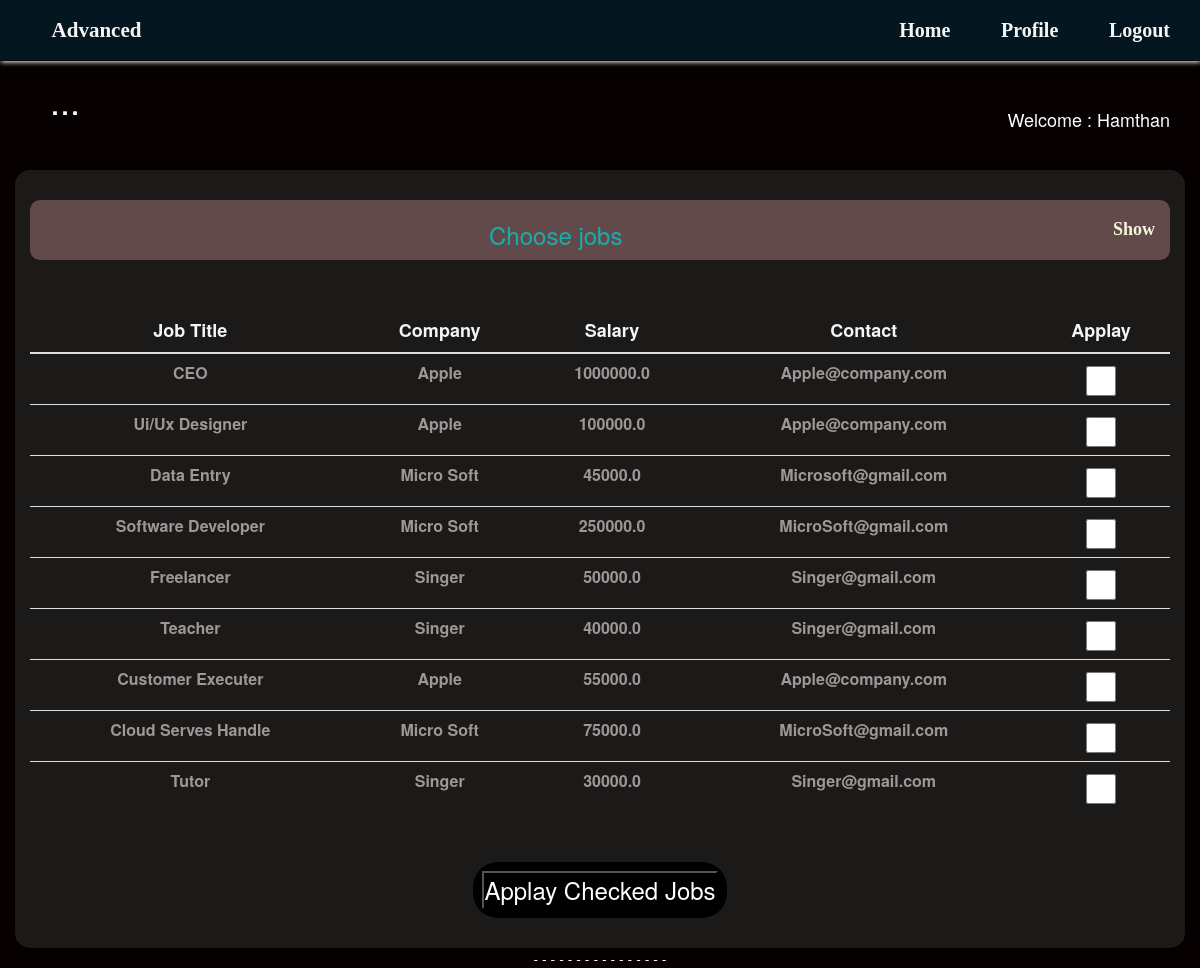
/ (signed in), run on the app's committed database.
### App/models.py (models this page shows)
class job(models.Model):
    position = models.CharField(max_length=50)
    company = models.CharField(max_length=50,null=True)
    salary = models.FloatField()
    mail = models.EmailField(default='@gmail.com')
    creater = models.ForeignKey(User,on_delete=models.CASCADE)
    def __str__(self):
        return self.position

### Admin_Panel/views.py (the view, shortened to what this page needs)
# urls.py: 2. Add a URL to urlpatterns:  path('', views.home, name='home')
def home(request):
    data = job.objects.all()
    return render(request, "home.html", {'j': data})

### templates/home.html (shortened to what this page needs)
{% extends "index.html" %} {% block content %} {% if user.is_authenticated %}
<form  method="post" autocomplete="off">
  <h1 style="font-size: large;color: rgb(253, 254, 254);float: right;margin: 30px;">
    Welcome : {{user.username}}
  </h1>
  <h1>...</h1>
    <div class="container" id="e">
        <div style="float: right;margin-top: 35px;"><a id="setting" style="color: beige;font-size: x-larger;" href="{% url 'Access' %}" target="_blank" class="navbar-brand"><i class="fa fa-yin-yang"> Show </i></a>
        </div>
      <center>
        <div class="title"><h3>Choose jobs</h3></div>
      </center>
      <table class="table table-responsive" style="margin-top: 50px;">
        <thead>
          <tr>
            <th scope="col" style="color: whitesmoke;font-size: large;"><center>Job Title</center></th>
            <th scope="col" style="color: whitesmoke;font-size: large;"><center>Company</center></th>
            <th scope="col" style="color: whitesmoke;font-size: large;"><center>Salary</center></th>
            <th scope="col" style="color: whitesmoke;font-size: large;"><center>Contact</center></th>
            <th scope="col" style="color: whitesmoke;font-size: large;"><center>Applay</center></th>
          </tr>
        </thead>
        <tbody>
        {% for i in j %}
          <tr id="hov">
            <th scope="col"><center>{{i.position}}</center></th>
            <th scope="col"><center>{{i.company}}</center></th>
            <th scope="col"><center>{{i.salary}}</center></th>
            <th scope="col"><center>{{i.mail}}</center></th>
            <th scope="col"><center><input type="checkbox" name="okay" value="{{i}}"  id="check"></center></th>
          </tr>
        {% endfor %}
          </tbody>
        </table>
        <center>
      <div class="btn btn-dark applay" style="background-color: black;"> <input style="background-color: black;" onclick="a()" id="uo" type="Submit" value="Applay Checked Jobs"/> </div>
    </center></div>
  </form>
    {% else %}
    <center><h3 style="margin-top: 400px;">- - - - - Welcome to JobPortel - - - - -</h3></center>
    {% endif %} {% endblock %}

### templates/index.html (shortened to what this page needs)
{% include "header.html" %} {% include "navbar.html" %}
<html>
  <head>
  </head>
  <body>
    {% block content %} {% endblock %}
    <div class="card-body">
        <center><footer class="blockquote-footer">
          - - - - - - - - - - - - - - - -
        </footer></center>
    </div>
  </body>
</html>

### templates/header.html (shortened to what this page needs)
{% load static %}
<link rel="stylesheet" href="{% static 'bootstrap/css/bootstrap.min.css'%}">
<link rel="stylesheet" href="{% static 'css/style.css'%}">
<link rel="stylesheet" href="{% static 'myfont/css/all.min.css' %}">
<link rel="stylesheet" href="{% static 'css/job.css'%}">

### templates/navbar.html
<nav class="navbar navbar-inverse navbar-fixed-top color">
    <div class="container">
        <div class="navbar-header">
            <a href="http://127.0.0.1:8000/admin/" target="_blank" class="navbar-brand"><i class="fa fa-users"> Advanced</i></a>
        </div>
        <ul class="nav navbar-nav navbar-right">
            <li><a href="{% url 'Home' %}"><i class="fa fa-home"> Home</i></a></li>
            {% if user.is_authenticated %}
				<li><a href="{% url 'Profile'%}"><i class="fa fa-user"> Profile</i></a></li>
				<li><a href="{% url 'Logout'%}"><i class="fa fa-user"> Logout</i></a></li>
            {% else %}
                <li><a href="{% url 'Log' %}"><i class="fa fa-user"> Login</i></a></li>
                <li><a href="{% url 'Register' %}"><i class="fa fa-users"> Register</i></a></li>
            {% endif %}
        </ul>
    </div>
</nav>

### static/css/style.css (style rules this page uses)
.navbar { font-family:times new roman; box-shadow:1px 1px 5px white; padding:5px; }
.navbar .navbar-brand { font-size:21px; color:whitesmoke; transition: all 0.4s; }
.navbar-inverse .navbar-nav>li>a { color: whitesmoke; font-size:20px; transition: all 0.8s; }
.color { background-color:#041721; border-color:#0a0a0a; }
h1 { margin-top: 80px; margin-left: 50px; }

### static/css/job.css (style rules this page uses)
* { margin: 0; padding: 0; }
body { background-color: rgba(6, 0, 0, 1); color: whitesmoke; width: 100%; height: 100vh; }
#e { margin-top: 50px; background-color: rgba(28, 25, 25,1); font-weight: bold; transition-property: all; transition-duration: 0.5s; transition-timing-function: ease-out; border-radius: 15px; }
.title { margin-top: 30px; background-color: rgb(98, 74, 74); color: rgb(21, 175, 175); width: 100%; border-radius: 10px; padding: 2px; text-align: center; }
#check { width: 30px; height: 30px; }
.applay { margin: 30px; font-size: larger; border-radius: 25px; padding: 8px; cursor: pointer; }
#uo { background-color: inherit; font-size: x-large; color: white; }
#hov { color: rgba(230, 223, 223, 0.642); }

### data on the page
job: position "CEO", company "Apple", salary "1000000.0", mail "Apple@company.com"
job: position "Ui/Ux Designer", company "Apple", salary "100000.0", mail "Apple@company.com"
job: position "Data Entry", company "Micro Soft", salary "45000.0", mail "Microsoft@gmail.com"
job: position "Software Developer", company "Micro Soft", salary "250000.0", mail "MicroSoft@gmail.com"
job: position "Freelancer", company "Singer", salary "50000.0", mail "Singer@gmail.com"
job: position "Teacher", company "Singer", salary "40000.0", mail "Singer@gmail.com"
job: position "Customer Executer", company "Apple", salary "55000.0", mail "Apple@company.com"
job: position "Cloud Serves Handle", company "Micro Soft", salary "75000.0", mail "MicroSoft@gmail.com"
job: position "Tutor", company "Singer", salary "30000.0", mail "Singer@gmail.com"

### other printed values
{{ user.username }} "Hamthan"
